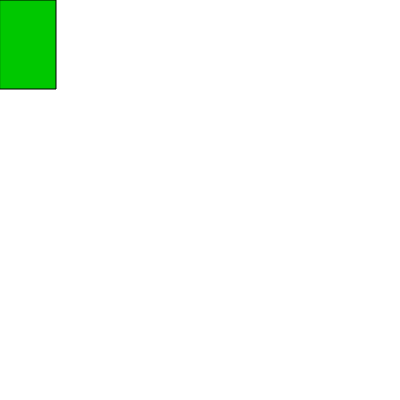
Frame 1 (no input)
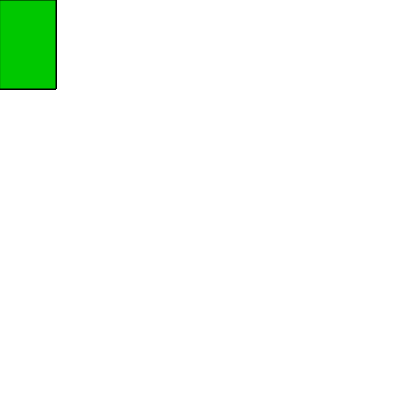
Frame 60 (no input)
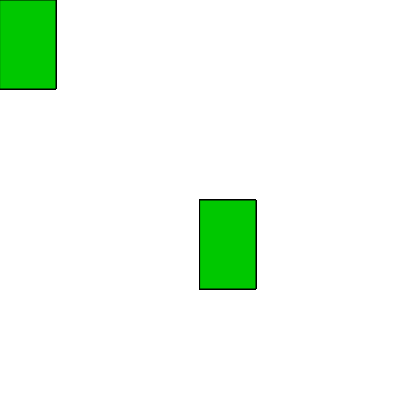
Frame 120 (the mouse pressed at the canvas centre since frame 60)

The p5.js sketch that drew these frames (run headless with seeded random() and noise() and a simulated clock; from frame 60 on, the mouse is pressed at the canvas centre):

// p5.js sketch
// ── sketch.js
function setup() {
    createCanvas(400, 400);
  }
  
  function draw() {
    mycolor = color(0, 200, 0)
    fill(mycolor);
    
    rect(mouseX, mouseY, 56, 89);
  }
